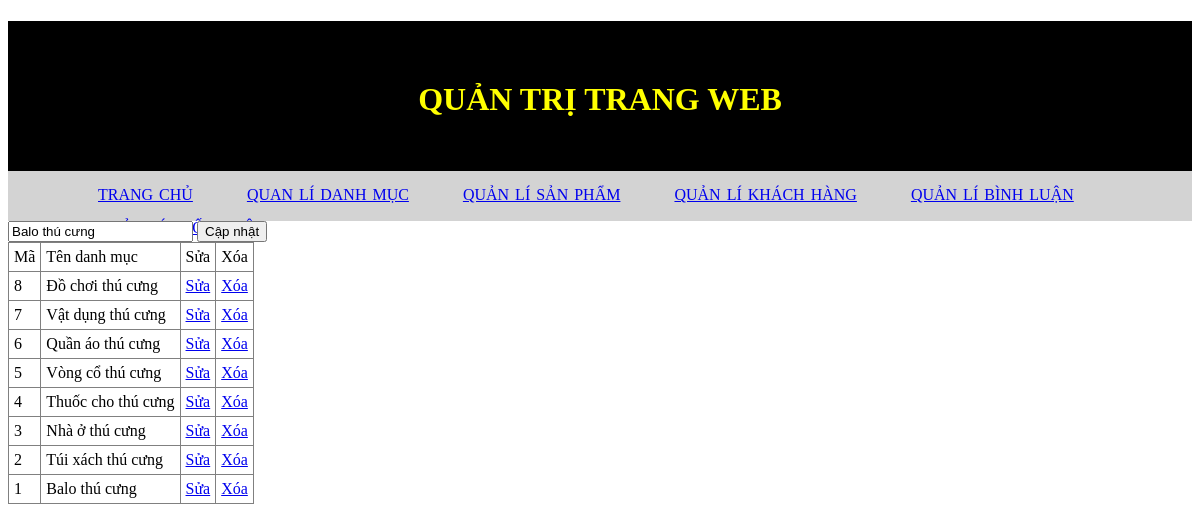
The page /controller/admin.php?act=form_update_cata&ma_loai=1 on the database its author committed.
### tables this page shows
CREATE TABLE `catalog` (
  `ma_loai` int(11) NOT NULL,
  `ten` varchar(255) NOT NULL
);

### model/connect.php (called while the page is built, shortened)
<?php
    class connect{
        var $db = null;
        public function __construct(){
            $dsn='mysql:host=localhost;dbname=asm_shop';
            $user='root';
            $pass='';
            $this->db=new PDO($dsn,$user,$pass, array(PDO::MYSQL_ATTR_INIT_COMMAND => "SET NAMES utf8"));
        }
    function getList($select){
        $result = $this->db->query($select);
        return $result;
    }
    function getInstance($select){
        $result = $this->db->query($select);
        $result = $result->fetch();
        return $result;
    }
}
?>

### model/catalog.php (called while the page is built, shortened)
<?php
    class Catalog{
        function getList(){
            $db = new connect();
            $select = "select * from catalog order by ma_loai DESC";
            $result = $db->getList($select);
            return $result;
        }
        function getCatalogID($ma_loai){
            $db = new connect();
            $select = "select * from catalog where ma_loai=$ma_loai";
            $result = $db->getInstance($select);
            return $result;
        }
    }
?>

### view/admin/danhmuc.php (the view, shortened to what this page needs)
<?php
    require 'header.php';
?>
<?php
    if(isset($get1) && is_array($get1)){
        $ten = $get1['ten'];
?>
<form action="admin.php?act=update_cata" method="post" enctype="multipart/form-data">
    <input type="text" name="ten" value="<?=$ten?>">
    <input type="submit" value="Cập nhật">
</form>
<?php }?>
<table style="border-collapse: collapse" border='1' cellpadding="5">
    <tr>
        <td>Mã</td>
        <td>Tên danh mục</td>
        <td>Sửa</td>
        <td>Xóa</td>
    </tr>
    <?php
        foreach($dm as $dm){
            $linksua="admin.php?act=form_update_cata&ma_loai=".$dm['ma_loai'];
            $linkxoa="admin.php?act=delete_cata&ma_loai=".$dm['ma_loai'];
            echo '<tr>
            <td>'.$dm['ma_loai'].'</td>
            <td>'.$dm['ten'].'</td>
            <td><a href="'.$linksua.'">Sửa</a></td>
            <td><a href="'.$linkxoa.'">Xóa</a></td>
        </tr>';
        }
    ?>
</table>

### rows shown on the page
catalog: ten "Balo thú cưng", ma_loai "1"
catalog: ma_loai "8", ten "Đồ chơi thú cưng"
catalog: ma_loai "7", ten "Vật dụng thú cưng"
catalog: ma_loai "6", ten "Quần áo thú cưng"
catalog: ma_loai "5", ten "Vòng cổ thú cưng"
catalog: ma_loai "4", ten "Thuốc cho thú cưng"
catalog: ma_loai "3", ten "Nhà ở thú cưng"
catalog: ma_loai "2", ten "Túi xách thú cưng"
